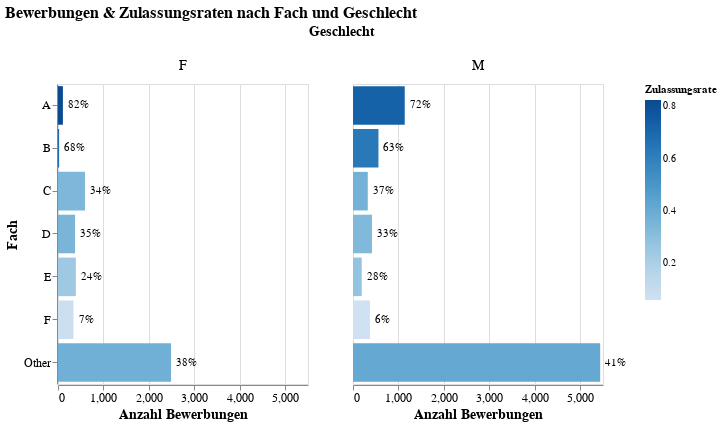

Source (notebook cell):
### Code cell
#Bar-Chart (Bewerbungen, Farbe = Zulassungsrate)
bar = alt.Chart(pivot_major_gender).mark_bar().encode(
    y=alt.Y('Major:N', title='Fach', sort='-x'),
    x=alt.X('Total_Applications:Q', title='Anzahl Bewerbungen'),
    color=alt.Color('Admission_Rate:Q',
                    scale=alt.Scale(scheme='blues'),
                    legend=alt.Legend(title='Zulassungsrate')),
    tooltip=[
        alt.Tooltip('Major:N', title='Fach'),
        alt.Tooltip('Sex:N', title='Geschlecht'),
        alt.Tooltip('Total_Applications:Q', title='Bewerbungen'),
        alt.Tooltip('Admission_Rate:Q', title='Zulassungsrate', format='.1%')
    ]
)

#Text-Label mit Zulassungsrate
label = alt.Chart(pivot_major_gender).mark_text(
    align='left',
    baseline='middle',
    dx=5
).encode(
    y=alt.Y('Major:N'),
    x=alt.X('Total_Applications:Q'),
    text=alt.Text('Admission_Rate:Q', format='.0%')
)

#Layern: bar + label
layered_chart = (bar + label).properties(
    width=250,
    height=300
)

#Facetten nach Geschlecht
faceted_chart = layered_chart.facet(
    column=alt.Column('Sex:N', title='Geschlecht')
).configure_title(
    fontSize=16
).configure_axis(
    labelFontSize=12,
    titleFontSize=14
).configure_header(
    labelFontSize=14,
    titleFontSize=14
).properties(
    title='Bewerbungen & Zulassungsraten nach Fach und Geschlecht'
)

faceted_chart

### Figure 1 — Vega-Lite specification as saved in the notebook (floating-point values rounded to 4 significant figures)
{"config": {"view": {"continuousWidth": 300, "continuousHeight": 300}, "axis": {"labelFontSize": 12, "titleFontSize": 14}, "header": {"labelFontSize": 14, "titleFontSize": 14}, "title": {"fontSize": 16}}, "data": {"name": "data-cb0e6391dfca2f76687a37f27d1e3194"}, "facet": {"column": {"field": "Sex", "title": "Geschlecht", "type": "nominal"}}, "spec": {"layer": [{"mark": {"type": "bar"}, "encoding": {"color": {"field": "Admission_Rate", "legend": {"title": "Zulassungsrate"}, "scale": {"scheme": "blues"}, "type": "quantitative"}, "tooltip": [{"field": "Major", "title": "Fach", "type": "nominal"}, {"field": "Sex", "title": "Geschlecht", "type": "nominal"}, {"field": "Total_Applications", "title": "Bewerbungen", "type": "quantitative"}, {"field": "Admission_Rate", "format": ".1%", "title": "Zulassungsrate", "type": "quantitative"}], "x": {"field": "Total_Applications", "title": "Anzahl Bewerbungen", "type": "quantitative"}, "y": {"field": "Major", "sort": "-x", "title": "Fach", "type": "nominal"}}}, {"mark": {"type": "text", "align": "left", "baseline": "middle", "dx": 5}, "encoding": {"text": {"field": "Admission_Rate", "format": ".0%", "type": "quantitative"}, "x": {"field": "Total_Applications", "type": "quantitative"}, "y": {"field": "Major", "type": "nominal"}}}], "height": 300, "width": 250}, "title": "Bewerbungen & Zulassungsraten nach Fach und Geschlecht", "$schema": "https://vega.github.io/schema/vega-lite/v5.20.1.json", "datasets": {"data-cb0e6391dfca2f76687a37f27d1e3194": [{"Major": "A", "Sex": "F", "Total_Applications": 108, "Total_Admissions": 89, "Admission_Rate": 0.8241}, {"Major": "A", "Sex": "M", "Total_Applications": 1138, "Total_Admissions": 825, "Admission_Rate": 0.725}, {"Major": "B", "Sex": "F", "Total_Applications": 25, "Total_Admissions": 17, "Admission_Rate": 0.68}, {"Major": "B", "Sex": "M", "Total_Applications": 560, "Total_Admissions": 353, "Admission_Rate": 0.6304}, {"Major": "C", "Sex": "F", "Total_Applications": 593, "Total_Admissions": 201, "Admission_Rate": 0.339}, {"Major": "C", "Sex": "M", "Total_Applications": 325, "Total_Admissions": 120, "Admission_Rate": 0.3692}, {"Major": "D", "Sex": "F", "Total_Applications": 375, "Total_Admissions": 131, "Admission_Rate": 0.3493}, {"Major": "D", "Sex": "M", "Total_Applications": 417, "Total_Admissions": 138, "Admission_Rate": 0.3309}, {"Major": "E", "Sex": "F", "Total_Applications": 393, "Total_Admissions": 94, "Admission_Rate": 0.2392}, {"Major": "E", "Sex": "M", "Total_Applications": 191, "Total_Admissions": 53, "Admission_Rate": 0.2775}, {"Major": "F", "Sex": "F", "Total_Applications": 341, "Total_Admissions": 25, "Admission_Rate": 0.07331}, {"Major": "F", "Sex": "M", "Total_Applications": 373, "Total_Admissions": 22, "Admission_Rate": 0.05898}, {"Major": "Other", "Sex": "F", "Total_Applications": 2486, "Total_Admissions": 937, "Admission_Rate": 0.3769}, {"Major": "Other", "Sex": "M", "Total_Applications": 5438, "Total_Admissions": 2227, "Admission_Rate": 0.4095}]}}
